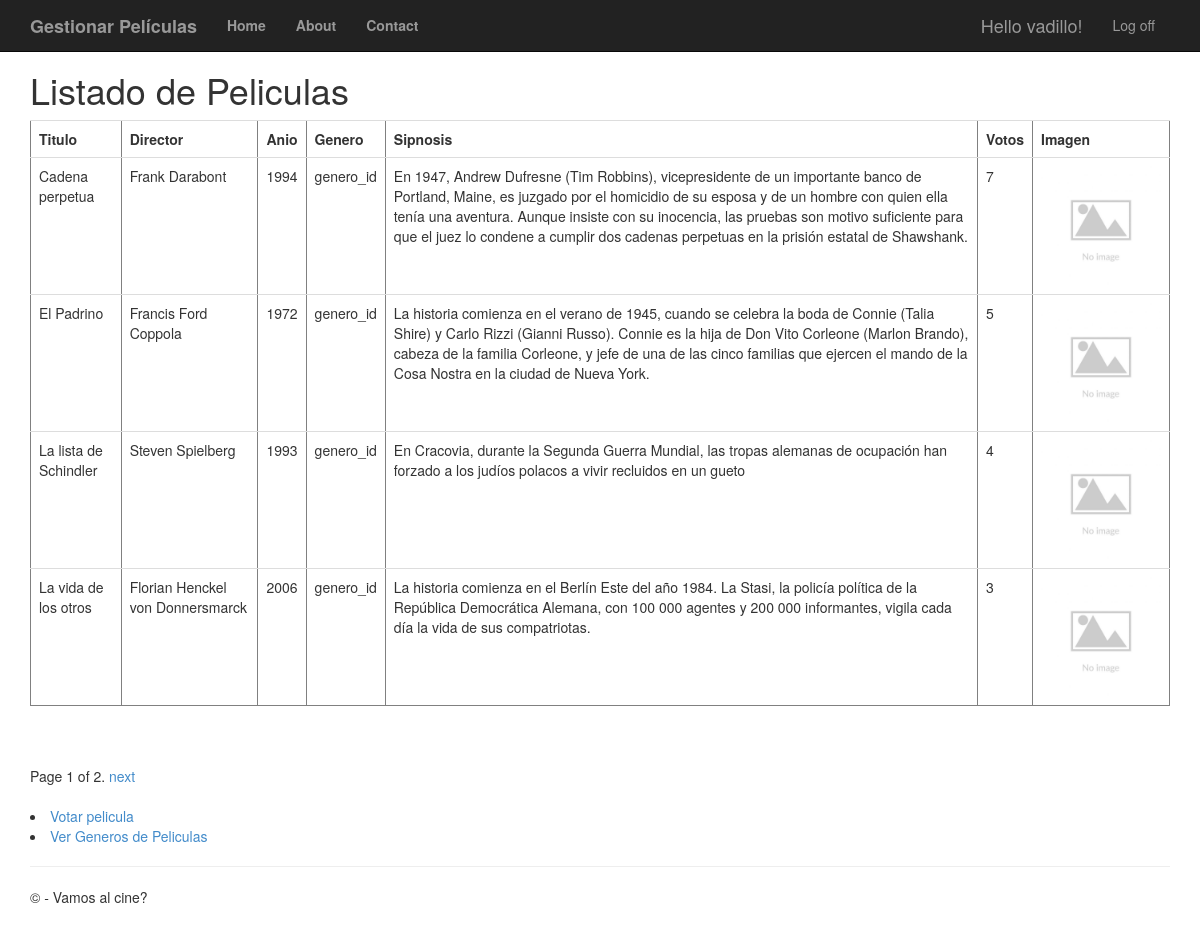
/peliculas/ (signed in), run on the app's committed database.
### app/models.py (models this page shows, shortened)
class Pelicula(models.Model):
	titulo = models.CharField(max_length=100)
	direccion = models.CharField(max_length=60)
	anio = models.IntegerField(validators=[MaxValueValidator(99999999999)])
	genero = models.CharField(max_length=60)
	sinopsis = models.CharField(max_length=700)
	votos = models.IntegerField(validators=[MaxValueValidator(99999999999)])
	imagen = models.ImageField(upload_to='images', default="no image.jpg")

### app/views.py (the view)
# urls.py: path('peliculas/', views.peliculas, name='peliculas'),
def peliculas(request):
	if not request.user.is_authenticated:
		return HttpResponseRedirect('/login')
	else:
		film_lista = Pelicula.objects.all().order_by('-votos')
		paginator = Paginator(film_lista, 4) #Se indica que se mostraran 4 peliculas por pagina
		page = request.GET.get('page')
		try:
			pelis = paginator.page(page)
		except PageNotAnInteger:
			pelis = paginator.page(1)
		except EmptyPage:
			pelis = paginator.page(paginator.num_pages)
		return render(request, 'app/peliculas.html', {'pelis': pelis})

### app/templates/app/peliculas.html (shortened to what this page needs)
{% extends "app/layout.html"%}
{% block content %}
<h1>Listado de Peliculas</h1>
<table border='1' class="table">
	<tr><td><b>Titulo</b></td><td><b>Director</b></td><td><b>Anio</b></td><td><b>Genero</b></td><td><b>Sipnosis</b></td><td><b>Votos</b></td><td><b>Imagen</b></td></tr>
	{% for filma in pelis %}
	<tr>
		<td>{{ filma.titulo }}</td>
		<td>{{ filma.direccion }}</td>
		<td>{{ filma.anio }}</td>
		<td>{{ filma.genero }}</td>
		<td>{{ filma.sinopsis }}</td>
		<td>{{ filma.votos }}</td>
		<td><img src="{{ filma.imagen.url }}"  width="120"></td>
	</tr>
	{% endfor %}
</table>
<br />
{% if pelis.has_other_pages %}
<div class="pagination">
	<span class="step-links">
		<span class="current">
			Page {{ pelis.number }} of {{ pelis.paginator.num_pages }}.
		</span>
		{% if pelis.has_next %}
		<a href="?page={{ pelis.next_page_number }}">next</a>
		{% endif %}
	</span>
</div>
<br />
{% endif %}
<li><a href="{% url 'voto' %}">Votar pelicula</a></li>
<li><a href="{% url 'generos' %}">Ver Generos de Peliculas</a></li>
{% endblock %}

### app/templates/app/layout.html (shortened to what this page needs)
<!DOCTYPE html>
<html>
<head>
    {% load staticfiles %}
    <link rel="stylesheet" type="text/css" href="{% static 'app/content/bootstrap.min.css' %}" />
    <link rel="stylesheet" type="text/css" href="{% static 'app/content/site.css' %}" />
</head>
<body>
    <div class="navbar navbar-inverse navbar-fixed-top">
        <div class="container">
            <div class="navbar-header">
                <a href="/peliculas" class="navbar-brand"><b>Gestionar Películas</b></a>
            </div>
            <div class="navbar-collapse collapse">
                <ul class="nav navbar-nav">
                    <li><a href="{% url 'home' %}"><b>Home</b></a></li>
                    <li><a href="{% url 'about' %}"><b>About</b></a></li>
                    <li><a href="{% url 'contact' %}"><b>Contact</b></a></li>
                </ul>
                {% include 'app/loginpartial.html' %}
            </div>
        </div>
    </div>
    <div class="container body-content">
{% block content %}{% endblock %}
        <hr/>
        <footer>
            <p>&copy; {{ year }} - Vamos al cine?</p>
        </footer>
    </div>
</body>
</html>

### app/templates/app/loginpartial.html (shortened to what this page needs)
{% if user.is_authenticated %}
<form id="logoutForm" action="/logout/" method="post" class="navbar-right">
    <ul class="nav navbar-nav navbar-right">
        <li><span class="navbar-brand">Hello {{ user.username }}!</span></li>
        <li><a href="javascript:document.getElementById('logoutForm').submit()">Log off</a></li>
    </ul>
</form>
{% else %}
<ul class="nav navbar-nav navbar-right">
    <li><a href="{% url 'registro' %}">Registro</a></li>
    <li><a href="{% url 'login' %}">Login</a></li>
</ul>
{% endif %}

### app/static/app/content/site.css (style rules this page uses)
body { padding-top: 50px; padding-bottom: 20px; }
.body-content { padding-left: 15px; padding-right: 15px; }

### data on the page
Pelicula: titulo "Cadena perpetua", direccion "Frank Darabont", anio "1994", genero "genero_id", sinopsis "En 1947, Andrew Dufresne (Tim Robbins), vicepresidente de un importante banco de Portland, Maine, es juzgado por el homicidio de su esposa y de un hombre con quien ella tenía una aventura. Aunque insiste con su inocencia, las pruebas son motivo suficiente para que el juez lo condene a cumplir dos cadenas perpetuas en la prisión estatal de Shawshank.", votos "7", imagen (picture)
Pelicula: titulo "El Padrino", direccion "Francis Ford Coppola", anio "1972", genero "genero_id", sinopsis "La historia comienza en el verano de 1945, cuando se celebra la boda de Connie (Talia Shire) y Carlo Rizzi (Gianni Russo). Connie es la hija de Don Vito Corleone (Marlon Brando), cabeza de la familia Corleone, y jefe de una de las cinco familias que ejercen el mando de la Cosa Nostra en la ciudad de Nueva York.", votos "5", imagen (picture)
Pelicula: titulo "La lista de Schindler", direccion "Steven Spielberg", anio "1993", genero "genero_id", sinopsis "En Cracovia, durante la Segunda Guerra Mundial, las tropas alemanas de ocupación han forzado a los judíos polacos a vivir recluidos en un gueto", votos "4", imagen (picture)
Pelicula: titulo "La vida de los otros", direccion "Florian Henckel von Donnersmarck", anio "2006", genero "genero_id", sinopsis "La historia comienza en el Berlín Este del año 1984. La Stasi, la policía política de la República Democrática Alemana, con 100 000 agentes y 200 000 informantes, vigila cada día la vida de sus compatriotas.", votos "3", imagen (picture)

### other printed values
{{ user.username }} "vadillo"
{{ pelis.number }} "1"
{{ pelis.paginator.num_pages }} "2"
